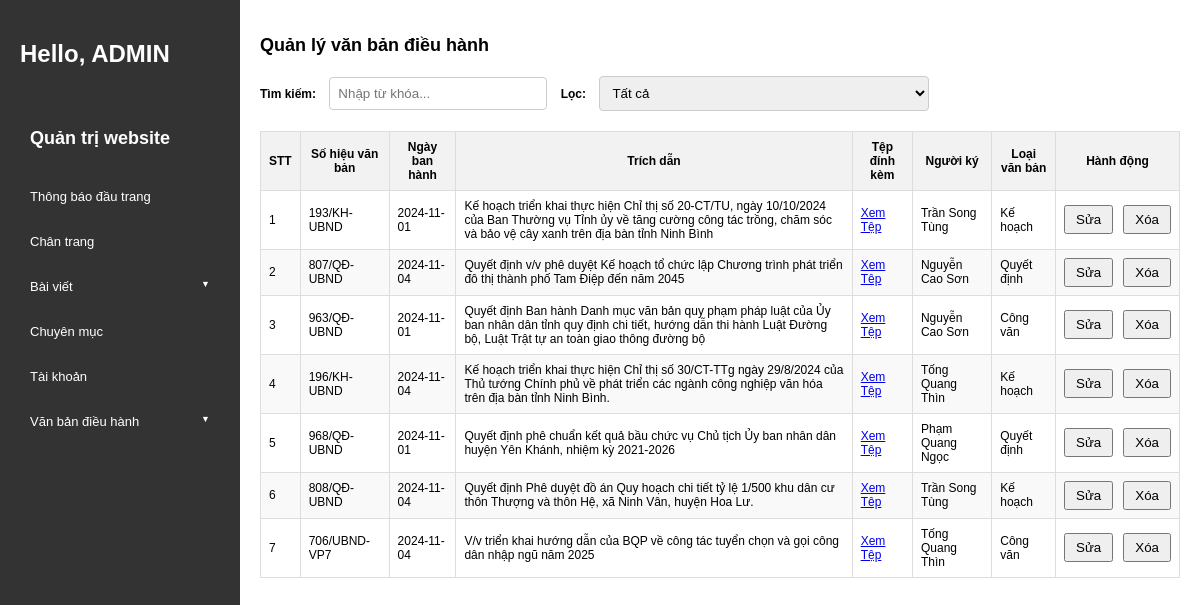
Screenshot of /public/documents.php (signed in) with the database file from the repository.
### tables this page shows
CREATE TABLE IF NOT EXISTS `documents` (
  `id` int NOT NULL AUTO_INCREMENT,
  `document_number` varchar(255) NOT NULL,
  `issued_date` date NOT NULL,
  `excerpt` text,
  `attachment_url` varchar(255) DEFAULT NULL,
  `signer` varchar(255) DEFAULT NULL,
  `document_type_id` int DEFAULT NULL,
  PRIMARY KEY (`id`),
  KEY `document_type_id` (`document_type_id`)
);

CREATE TABLE IF NOT EXISTS `document_types` (
  `id` int NOT NULL AUTO_INCREMENT,
  `name` varchar(255) NOT NULL,
  PRIMARY KEY (`id`)
);

### app/models/DocumentModel.php (called while the page is built, shortened)
<?php
require_once __DIR__ . '/../../config/database.php';
class DocumentModel {
    private $conn;
    public function __construct() {
        $database = new Database();
        $this->conn = $database->getConnection();
    }
    public function getAllDocuments() {
        $sql = "SELECT d.*, dt.name AS document_type_name FROM documents d
                JOIN document_types dt ON d.document_type_id = dt.id";
        $stmt = $this->conn->prepare($sql);
        $stmt->execute();
        return $stmt->fetchAll(PDO::FETCH_ASSOC);
    }
}

### config/database.php (called while the page is built, shortened)
<?php
class Database {
    private $host = 'localhost';
    private $db_name = 'ninhbinh_news';
    private $username = 'root';
    private $password = '';
    public function getConnection() {
        $this->conn = null;
        try {
            $this->conn = new PDO("mysql:host={$this->host};dbname={$this->db_name}", $this->username, $this->password);
            $this->conn->exec("set names utf8");
            $this->conn->setAttribute(PDO::ATTR_ERRMODE, PDO::ERRMODE_EXCEPTION);
        } catch (PDOException $exception) {
            echo "Connection error: " . $exception->getMessage();
        }
        return $this->conn;
    }
}

### app/controllers/DocumentController.php (called while the page is built, shortened)
<?php
require_once __DIR__ . '/../models/DocumentModel.php';
class DocumentController {
    public $model;
    public function __construct() {
        $this->model = new DocumentModel();
    }
    public function getAllDocuments() {
        return $this->model->getAllDocuments();
    }
}

### public/documents.php (the view, shortened to what this page needs)
<?php
require_once '../app/controllers/DocumentController.php';
$documentController = new DocumentController();
?>
<!DOCTYPE html>
<html lang="vi">
<head>
    <link rel="stylesheet" href="css/admin.css">
</head>
<body>
    <?php include 'admin/sidebar.php'; ?>
    <div class="content">
        <h2>Quản lý văn bản điều hành</h2>
        <div>
            <label for="searchInput">Tìm kiếm:</label>
            <input type="text" id="searchInput" placeholder="Nhập từ khóa...">
            <label for="documentTypeFilter">Lọc:</label>
            <select id="documentTypeFilter">
                <option value="all">Tất cả</option>
            </select>
        </div>
        <div id="document-list">
            <?php
            function loadAllDocumentsContent($documentController) {
                $documents = $documentController->getAllDocuments();
                $stt = 1;
            ?>
            <table>
                <thead>
                    <tr>
                        <th>STT</th>
                        <th>Số hiệu văn bản</th>
                        <th>Ngày ban hành</th>
                        <th>Trích dẫn</th>
                        <th>Tệp đính kèm</th>
                        <th>Người ký</th>
                        <th>Loại văn bản</th>
                        <th>Hành động</th>
                    </tr>
                </thead>
                <tbody>
                    <?php foreach ($documents as $item): ?>
                    <tr data-type-id="<?= htmlspecialchars($item['document_type_id']) ?>">
                        <td><?= $stt++ ?></td>
                        <td><?= htmlspecialchars($item['document_number']) ?></td>
                        <td><?= htmlspecialchars($item['issued_date']) ?></td>
                        <td><?= htmlspecialchars($item['excerpt']) ?></td>
                        <td>
                            <?php if ($item['attachment_url']): ?>
                            <a href="<?= htmlspecialchars($item['attachment_url']) ?>" target="_blank">Xem Tệp</a>
                            <?php else: ?>
                            Không có tệp đính kèm
                            <?php endif; ?>
                        </td>
                        <td><?= htmlspecialchars($item['signer']) ?></td>
                        <td data-type-id="<?= htmlspecialchars($item['document_type_id']) ?>">
                            <?= htmlspecialchars($item['document_type_name']) ?>
                        </td>
                        <td>
                            <div class="action-buttons">
                                <button class="edit-btn" data-id="<?= $item['id'] ?>">Sửa</button>
                                <button class="delete-btn" data-id="<?= $item['id'] ?>">Xóa</button>
                            </div>
                        </td>
                    </tr>
                    <?php endforeach; ?>
                </tbody>
            </table>
            <?php
                return ob_get_clean();
            }
            echo loadAllDocumentsContent($documentController);
            ?>
        </div>
    </div>
</body>
</html>

### public/css/admin.css (style rules this page uses)
body { font-family: Arial, sans-serif; margin: 0; padding: 0; display: flex; }
.content { flex: 1; padding: 20px; font-size: 12px; }
.content h2 { margin-bottom: 20px; }
.content table { width: 100%; border-collapse: collapse; }
.content table th, .content table td { border: 1px solid #ddd; padding: 8px; }
.content table th { background-color: #f2f2f2; }
.content table tr:nth-child(even) { background-color: #f9f9f9; }
.action-buttons { display: flex; gap: 10px; justify-content: center; }
.action-buttons button { padding: 5px 10px; cursor: pointer; }
.content { padding: 20px; }
.content label { font-weight: bold; margin-right: 10px; }
#searchInput { padding: 8px; border: 1px solid #ccc; border-radius: 4px; margin-right: 10px; width: 200px; }
#documentTypeFilter { margin-bottom: 20px; padding: 8px; border: 1px solid #ccc; border-radius: 4px; width: 330px; }

### rows the page displays
documents: document_number "193/KH-UBND", issued_date "2024-11-01", excerpt "Kế hoạch triển khai thực hiện Chỉ thị số 20-CT/TU, ngày 10/10/2024 của Ban Thường vụ Tỉnh ủy về tăng cường công tác trồng, chăm sóc và bảo vệ cây xanh trên địa bàn tỉnh Ninh Bình", signer "Trần Song Tùng", document_type.name "Kế hoạch"
documents: document_number "807/QĐ-UBND", issued_date "2024-11-04", excerpt "Quyết định v/v phê duyệt Kế hoạch tổ chức lập Chương trình phát triển đô thị thành phố Tam Điệp đến năm 2045", signer "Nguyễn Cao Sơn", document_type.name "Quyết định"
documents: document_number "963/QĐ-UBND", issued_date "2024-11-01", excerpt "Quyết định Ban hành Danh mục văn bản quy phạm pháp luật của Ủy ban nhân dân tỉnh quy định chi tiết, hướng dẫn thi hành Luật Đường bộ, Luật Trật tự an toàn giao thông đường bộ", signer "Nguyễn Cao Sơn", document_type.name "Công văn"
documents: document_number "196/KH-UBND", issued_date "2024-11-04", excerpt "Kế hoạch triển khai thực hiện Chỉ thị số 30/CT-TTg ngày 29/8/2024 của Thủ tướng Chính phủ về phát triển các ngành công nghiệp văn hóa trên địa bàn tỉnh Ninh Bình.", signer "Tống Quang Thìn", document_type.name "Kế hoạch"
documents: document_number "968/QĐ-UBND", issued_date "2024-11-01", excerpt "Quyết định phê chuẩn kết quả bầu chức vụ Chủ tịch Ủy ban nhân dân huyện Yên Khánh, nhiệm kỳ 2021-2026", signer "Phạm Quang Ngọc", document_type.name "Quyết định"
documents: document_number "808/QĐ-UBND", issued_date "2024-11-04", excerpt "Quyết định Phê duyệt đồ án Quy hoạch chi tiết tỷ lệ 1/500 khu dân cư thôn Thượng và thôn Hệ, xã Ninh Vân, huyện Hoa Lư.", signer "Trần Song Tùng", document_type.name "Kế hoạch"
documents: document_number "706/UBND-VP7", issued_date "2024-11-04", excerpt "V/v triển khai hướng dẫn của BQP về công tác tuyển chọn và gọi công dân nhập ngũ năm 2025", signer "Tống Quang Thìn", document_type.name "Công văn"

### other values shown
$full_name "ADMIN"
